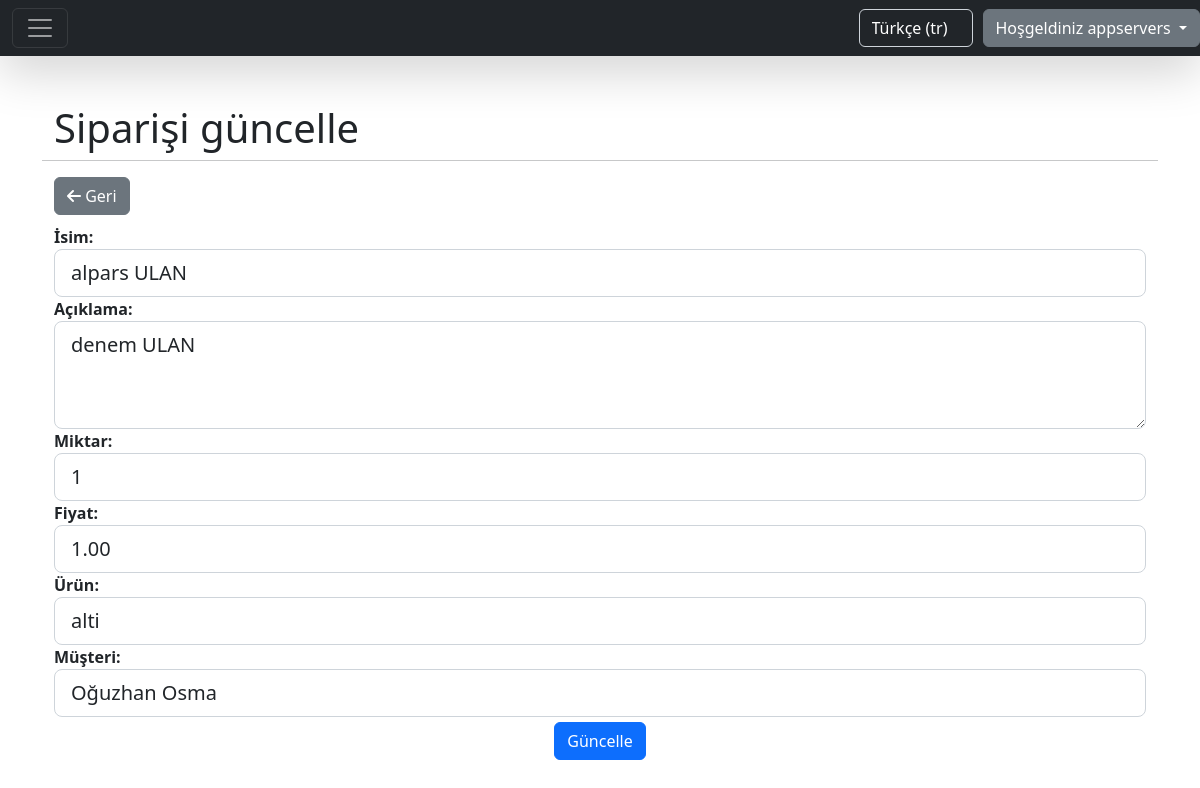
The page /tr/orders/1/update/ (signed in) on the database its author committed.
### home/models.py (models this page shows, shortened)
class CompanyUser(AbstractBaseUser):
    company_name = models.CharField(max_length=255, unique=True)
    email = models.EmailField(max_length=255, unique=True)
    phone_number = models.CharField(max_length=15, unique=True)
    website = models.CharField(max_length=255, blank=True, null=True)
    address = models.CharField(max_length=255)
    is_active = models.BooleanField(default=True)
    is_admin = models.BooleanField(default=False)
    USERNAME_FIELD = 'email'
    REQUIRED_FIELDS = ['company_name', 'phone_number', 'address']
    objects = CompanyUserManager()

### order/models.py (models this page shows, shortened)
class Order(models.Model):
    name = models.CharField(max_length=30)
    description = models.CharField(max_length=100)
    amount = models.IntegerField()
    price = models.DecimalField(max_digits=10, decimal_places=2)
    product = models.ForeignKey(Product, on_delete=models.CASCADE, related_name='products')
    customer = models.ForeignKey(Customer, on_delete=models.CASCADE, related_name='customers')
    created = models.DateField(auto_now_add=True)

### order/views.py (the view)
# urls.py: path('orders/<int:pk>/update/', views.OrderUpdateView.as_view(), name='orders.update'),
class OrderUpdateView(LoginRequiredMixin, SuccessMessageMixin, UpdateView):
    model = Order
    success_url = LIST_PATH
    template_name = 'form_template.html'
    success_message = _('message:order_updated_successfully')
    form_class = OrderForm
    extra_context = {'submit_btn': _('label:update_button_text'), 'title': _('label:update_order'),
                     'list_path': LIST_PATH}
    login_url = settings.LOGIN_URL

### customer/models.py (called while the page is built)
    def __str__(self):
        return self.name + ' ' + self.surname

### home/templatetags/custom_tags.py (called while the page is built)
@register.filter(name='add_attr')
def add_attribute(field, css):
    attrs = {}
    definition = css.split(',')
    for d in definition:
        if ':' not in d:
            attrs['class'] = d
        else:
            key, val = d.split(':')
            attrs[key] = val
    return field.as_widget(attrs=attrs)

### product/models.py (called while the page is built)
    def __str__(self):
        return self.name

### static/templates/form_template.html (shortened to what this page needs)
{% extends 'base.html' %}
{% load i18n %}
{% load custom_tags %}
{% block content %}
    <div class="container">
        <div class="row">
            <div class="col-12" style="text-align: left">
                <h1>{{ title }}</h1>
            </div>
            <hr/>
        </div>
        <div class="row">
            {% get_current_language as LANGUAGE_CODE %}
            <div class="col-4" style="text-align: left">
                <a href="/{{ LANGUAGE_CODE }}{{ list_path }}" class="btn btn-secondary" style="margin-bottom: 10px">
                    <i class="fa fa-arrow-left"></i> {% trans 'label:back' %}
                </a>
            </div>
        </div>
        <form method="POST"> {% csrf_token %}
            {% for field in form %}
                <div class="form-group">
                    <div class="row">
                        <div class="col-12" style="text-align: start;">
                            <label class="control-label"
                                   for="{{ field.id }}"><b>{{ field.label }}:</b></label>
                        </div>
                        <div class="col-12">
                            {% if field.errors %}
                                {{ field|add_attr:"form-control form-control-lg is-invalid" }}
                                <span class="text-danger d-flex justify-content-start mt-1">
                                                {{ field.errors|first }}
                                            </span>
                            {% else %}
                                {{ field|add_attr:"form-control form-control-lg" }}
                            {% endif %}
                        </div>
                    </div>
                </div>
            {% endfor %}
            <div class="form-group">
                <button class="btn btn-primary" type="submit" style="margin-top: 5px">
                    {{ submit_btn }}
                </button>
            </div>
        </form>
    </div>
{% endblock %}

### static/templates/base.html (shortened to what this page needs)
{% load static %}
{% load i18n %}
<!doctype html>
<html>
<head>
    <link rel="stylesheet" href="{% static 'css/style.css' %}">
    <link rel="stylesheet" href="https://cdn.jsdelivr.net/npm/bootstrap@5.2.3/dist/css/bootstrap.min.css"
>
    <link rel="stylesheet" href="https://use.fontawesome.com/releases/v5.15.4/css/fontawesome.css"
/>
    <link rel="stylesheet" href="https://cdn.jsdelivr.net/npm/sweetalert2@11.7.3/dist/sweetalert2.min.css">
    <link rel="stylesheet" href="https://cdnjs.cloudflare.com/ajax/libs/font-awesome/6.3.0/css/all.min.css">
</head>
<body>
<nav class="navbar navbar-dark bg-dark shadow-lg">
    {% if user.is_authenticated %}
        <div class="col-md-6">
            <div class="container-fluid">
                <button class="navbar-toggler" type="button" data-bs-toggle="collapse"
                        data-bs-target="#navbarToggleExternalContent" aria-controls="navbarToggleExternalContent"
                        aria-expanded="false" aria-label="Toggle navigation">
                    <span class="navbar-toggler-icon"></span>
                </button>
            </div>
        </div>
    {% else %}
        <div class="col-md-6"></div>
    {% endif %}
    <div class="col-md-6 d-flex justify-content-end">
        <form action="{% url "set_language" %}" method="post" class="navbar-form navbar-right"
              style="margin-right: 10px" id="language_form">
            <select class="form-control bg-dark text-white" name="language" onchange="this.form.submit()">
                {% get_current_language as LANGUAGE_CODE %}
                {% get_available_languages as LANGUAGES %}
                {% get_language_info_list for LANGUAGES as languages %}
                {% for language in languages %}
                    <option value="{{ language.code }}"{% if language.code == LANGUAGE_CODE %}
                            selected{% endif %}>
                        {{ language.name_local|capfirst }} ({{ language.code }})
                    </option>
                {% endfor %}
            </select>
        </form>
        {% if user.is_authenticated %}
            <div class="btn-group">
                <a type="button" class="btn btn-secondary dropdown-toggle" data-bs-toggle="dropdown"
                   data-bs-display="static" aria-expanded="false">
                    {% trans 'label:welcome' %} {{ user.company_name }}
                </a>
            </div>
        {% endif %}
    </div>
</nav>
<div class="my-5 text-center container">
    {% block content %}
    {% endblock %}
</div>
</body>
</html>

### rows shown on the page
CompanyUser: company_name "appservers"
Order: form "alpars ULAN" "denem ULAN" "1" "1.00" "alti" "Oğuzhan Osma"

### other values the page prints
{{ title }} "Siparişi güncelle"
{{ field.label }} "İsim" "Açıklama" "Miktar" "Fiyat" "Ürün" "Müşteri"
{{ submit_btn }} "Güncelle"
form field language "Türkçe (tr)"
